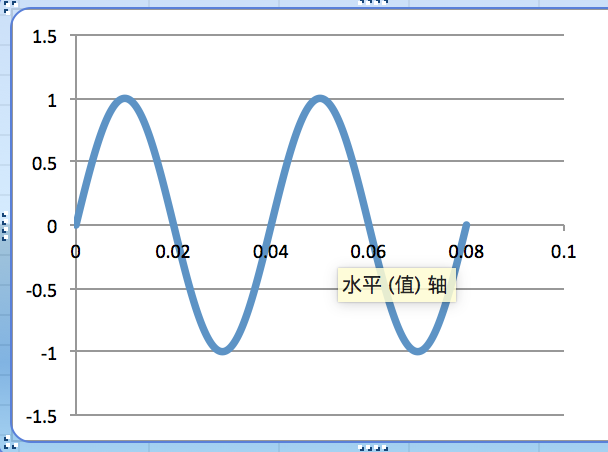
#> input picture assignment1/cs231n/1.jpg, 608 x 452 px
$ python test.py
#> lines starting #> are read from the running program, lines starting #| are printed output that depends on the picture
import numpy as np
import matplotlib.pyplot as plt
import matplotlib.image as mpimg

def rgb2gray(rgb):
    return np.dot(rgb[...,:3], [0.299, 0.587, 0.114])

img = mpimg.imread('1.jpg')
#> img is the input picture: shape (452, 608, 4) float32; mean R, G, B, A 0.938, 0.952, 0.966, 1

print("jixin")
print(img.ndim)
#| 3
print(img[...,:3])
#> (printed output is left out)

gray = rgb2gray(img)
#> in rgb2gray, `return np.dot(rgb[...,:3], [0.299, 0.587, 0.114])`:
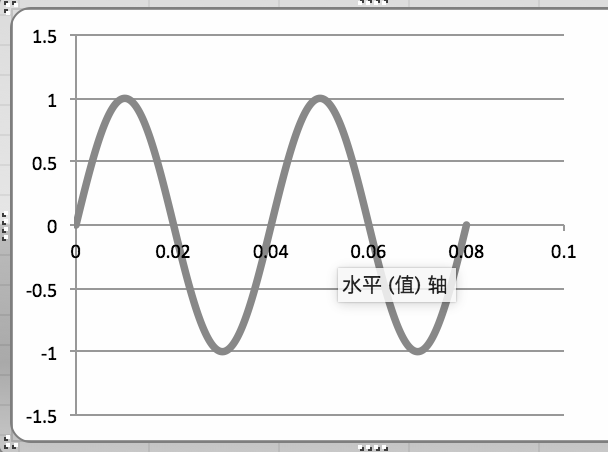
#> returned value: shape (452, 608) float64; min 0, max 1, mean 0.95
plt.imshow(gray, cmap = plt.get_cmap('gray'))
plt.show()
